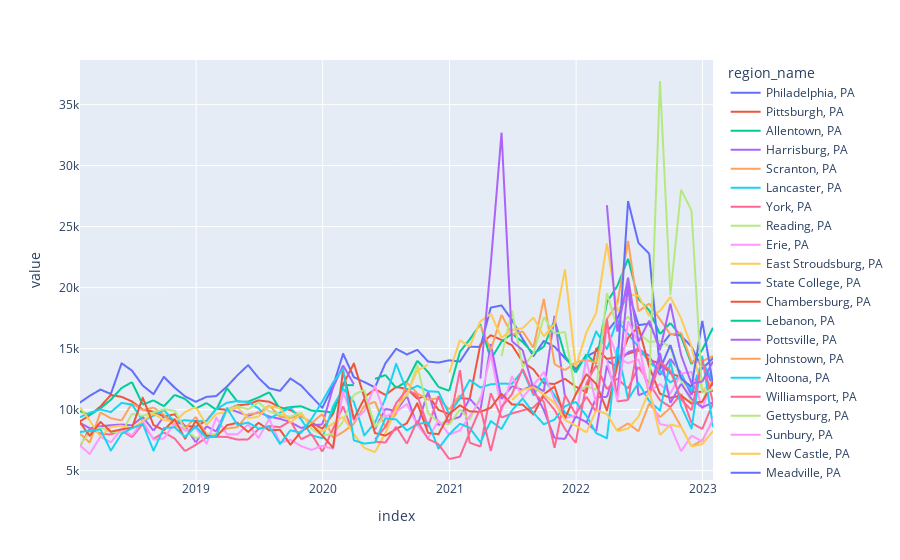

Here is the notebook cell this chart was saved with:
### Code cell
px.line(pa_city_cuts.set_index('region_name').T)
